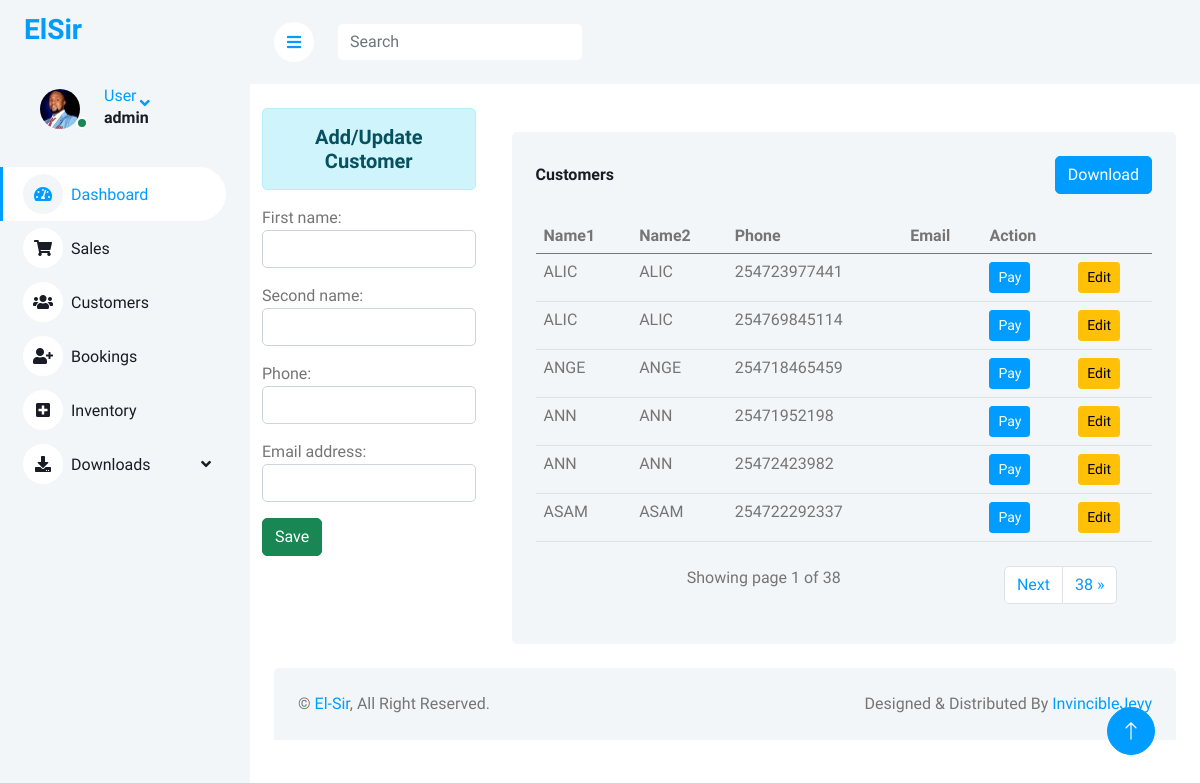
The page /customers/ (signed in) on the database its author committed.
### elsiruser/models.py (models this page shows, shortened)
class Customer(models.Model):
    first_name = models.CharField(max_length=255)
    second_name = models.CharField(max_length=255)
    phone = models.CharField(max_length=12)
    email_address =models.EmailField(null=True,blank=True)
    debt = models.IntegerField(null=True, blank=True,default=0)
    loyalty_points = models.FloatField(null=True, blank=True,default=0)

### elsiruser/views.py (the view)
# urls.py: path('customers/',views.customers, name="customers"),
@login_required(login_url='login')
def customers(request):
    customers = Customer.objects.all().order_by('first_name')
    form = CustomerForm()
    paginator = Paginator(customers,6)
    page_number = request.GET.get('page')
    page_obj =Paginator.get_page(paginator, page_number)
    context = {'customers':customers,'form':form,'page_obj':page_obj}
    return render(request,'customers.html',context)

### elsiruser/forms.py
class CustomerForm(ModelForm):
    class Meta:
        model = Customer
        fields = ['first_name','second_name','phone','email_address']
        widgets = {
            'first_name': forms.TextInput(attrs={'class':'form-control', 'id':'fnameid'}),
            'second_name': forms.TextInput(attrs={'class':'form-control', 'id':'snameid'}),
            'phone': forms.TextInput(attrs={'class':'form-control', 'id':'phoneid'}),
            'email_address': forms.EmailInput(attrs={'class':'form-control', 'id':'mailid'})
        }

### elsiruser/templates/customers.html (shortened to what this page needs)
{% extends 'base.html' %}
{% load static %}
{% block content %}
{%include 'sidebar.html' %}
<div class="content">
    <nav class="navbar navbar-expand bg-light navbar-light sticky-top px-4 py-10">
        <a href="{% url 'dashboard' %}" class="sidebar-toggler flex-shrink-0">
            <i class="fa fa-bars"></i>
        </a>
        <form class="d-md-flex mt-3 ms-4">
            <input class="form-control border-0" id="searchField" type="search" placeholder="Search">
        </form>
    </nav>
    <br>
    <div class="container-fluid">
        <div class="row">
            <div class="col-sm-3">
                <h5 class="text-center alert alert-info">Add/Update Customer</h5>
                <form action="" method="POST" name="cform" id="cform">
                    {{form.as_p}}
                    <input type="button" class="btn btn-success" value="Save" id="btnsave">
                </form>
            </div>
            <div class="col-sm-9 container-fluid pt-4 px-4">
                <div class="bg-light text-center rounded p-4 col-12 col-md-9 col-lg-12 ">
                    <div class="d-flex align-items-center justify-content-between mb-4">
                            <h6 class="mb-0">Customers</h6>
                            <a href="{% url 'customer-excel' %}" class="btn btn-primary">Download</a>
                    </div>
                        <div class="app-table" >
                            <div class="table-responsive">
                                <table class="table table-hover">
                                    <thead>
                                        <tr>
                                            <th scope="col">Name1</th>
                                            <th scope="col">Name2</th>
                                            <th scope="col">Phone</th>
                                            <th scope="col">Email</th>
                                            <th scope="col">Action</th>
                                            <th scope="col"></th>
                                        </tr>
                                    </thead>
                                    <tbody id="tbody">
                                        {% for customer in page_obj %}
                                        <tr>
                                            <td>{{customer.first_name}}</td>
                                            <td>{{customer.second_name}}</td>
                                            <td>{{customer.phone}}</td>
                                            <td>{{customer.email_address}}</td>
                                            <td><a class="btn btn-sm btn-primary" id="addpayment" href="{% url 'addSales' customer.id %}" >Pay</a></td>
                                               <td> <input type="button" value="Edit" class="btn btn-warning btn-sm btn-edit" data-sid="{{customer.id}}"></td>
                                        </tr>
                                        {% endfor %}
                                    </tbody>
                                </table>
                            </div>
                        </div>
                        <div class="pagination-container pt-2">
                            <div class="row">
                                <div class="col-md-9">
                                    Showing page {{page_obj.number}} of {{ page_obj.paginator.num_pages }}
                                  </div>
                                  <ul class="pagination align-right float-right mr-auto , col-md-3">
                                    {% if page_obj.has_next %}
                                    <li class="page-item"> <a class="page-link" href="?page={{ page_obj.next_page_number }}">Next</a></li>
                                    <li class="page-item"> <a class="page-link" href="?page={{ page_obj.paginator.num_pages }}">{{ page_obj.paginator.num_pages}} &raquo;</a></li>
                                    {% endif %}
                                    </ul>
                            </div>
                        </div>
                </div>
            </div>
        </div>
    </div>
    {% endblock %}

### elsiruser/templates/sidebar.html (shortened to what this page needs)
{% load static %}
<div class="sidebar pe-4 pb-3">
    <nav class="navbar bg-light navbar-light">
        <a href="{% url 'dashboard' %}" class="navbar-brand mx-4 mb-3">
            <h3 class="text-primary"></i>ElSir</h3>
        </a>
        {% if user.is_authenticated %}
            <div class="nav-item dropdown">
                <a href="#" class="nav-link dropdown-toggle" data-bs-toggle="dropdown">
                    <div class="d-flex align-items-center ms-4 mb-4">
                        <div class="position-relative">
                            <img class="rounded-circle me-lg-2" src="{% static 'elsiruser/img/user1.jpg' %}" alt="" style="width: 40px; height: 40px;">
                            <div class="bg-success rounded-circle border border-2 border-white position-absolute end-0 bottom-0 p-1"></div>
                        </div>
                        <div class="ms-3">
                            <span class="d-none d-lg-inline-flex">User</span>
                            <h6>{{user.username}}</h6>
                        </div>
                    </div>
                </a>
            </div>
        {% else %}
            <a href="{%url 'login' %}" class="dropdown-item">LogIn</a>
        {% endif %}
        <div class="navbar-nav w-100">
            <a href="{% url 'dashboard' %}" class="nav-item nav-link active"><i class="fa fa-tachometer-alt me-2"></i>Dashboard</a>
            <a href="{% url 'sales' %}" class="nav-item nav-link"><i class="fa fa-shopping-cart me-2"></i>Sales</a>
            <a href="{% url 'customers' %}" class="nav-item nav-link"><i class="fa fa-users me-2"></i>Customers</a>
            <a href="{% url 'bookings' %}" class="nav-item nav-link"><i class="fa fa-user-plus me-2"></i>Bookings</a>
            <a href="{% url 'Inventory' %}" class="nav-item nav-link"><i class="fa fa-plus-square me-2"></i>Inventory</a>
            <div class="nav-item dropdown">
                <a href="#" class="nav-link dropdown-toggle" data-bs-toggle="dropdown"><i class="fa fa-download me-2"></i>Downloads</a>
            </div>
        </div>
    </nav>
</div>

### static/elsiruser/css/style.css (style rules this page uses)
:root { --primary: #009CFF; --light: #F3F6F9; --dark: #191C24; }
.btn { transition: .5s; }
.btn.btn-primary { color: #FFFFFF; }
.sidebar { position: fixed; top: 0; left: 0; bottom: 0; width: 250px; height: 100vh; overflow-y: auto; background: var(--light); transition: 0.5s; z-index: 999; }
.content { margin-left: 250px; min-height: 100vh; background: #FFFFFF; transition: 0.5s; }
@media (min-width: 992px) { .sidebar { margin-left: 0; } }
@media (min-width: 992px) { .content { width: calc(100% - 250px); } }
.sidebar .navbar .navbar-nav .nav-link { padding: 7px 20px; color: var(--dark); font-weight: 500; border-left: 3px solid var(--light); border-radius: 0 30px 30px 0; outline: none; }
.sidebar .navbar .navbar-nav .nav-link:hover, .sidebar .navbar .navbar-nav .nav-link.active { color: var(--primary); background: #FFFFFF; border-color: var(--primary); }
.sidebar .navbar .navbar-nav .nav-link i { width: 40px; height: 40px; display: inline-flex; align-items: center; justify-content: center; background: #FFFFFF; border-radius: 40px; }
.sidebar .navbar .navbar-nav .nav-link:hover i, .sidebar .navbar .navbar-nav .nav-link.active i { background: var(--light); }
.sidebar .navbar .dropdown-toggle::after { position: absolute; top: 15px; right: 15px; border: none; content: "\f107"; font-family: "Font Awesome 5 Free"; font-weight: 900; transition: .5s; }
.content .navbar .sidebar-toggler, .content .navbar .navbar-nav .nav-link i { width: 40px; height: 40px; display: inline-flex; align-items: center; justify-content: center; background: #FFFFFF; border-radius: 40px; }

### rows shown on the page
Customer: first_name "ALIC", second_name "ALIC", phone "254723977441"
Customer: first_name "ALIC", second_name "ALIC", phone "254769845114"
Customer: first_name "ANGE", second_name "ANGE", phone "254718465459"
Customer: first_name "ANN", second_name "ANN", phone "25471952198"
Customer: first_name "ANN", second_name "ANN", phone "25472423982"
Customer: first_name "ASAM", second_name "ASAM", phone "254722292337"

### other values the page prints
{{ user.username }} "admin"
{{ page_obj.number }} "1"
{{ page_obj.paginator.num_pages }} "38"
